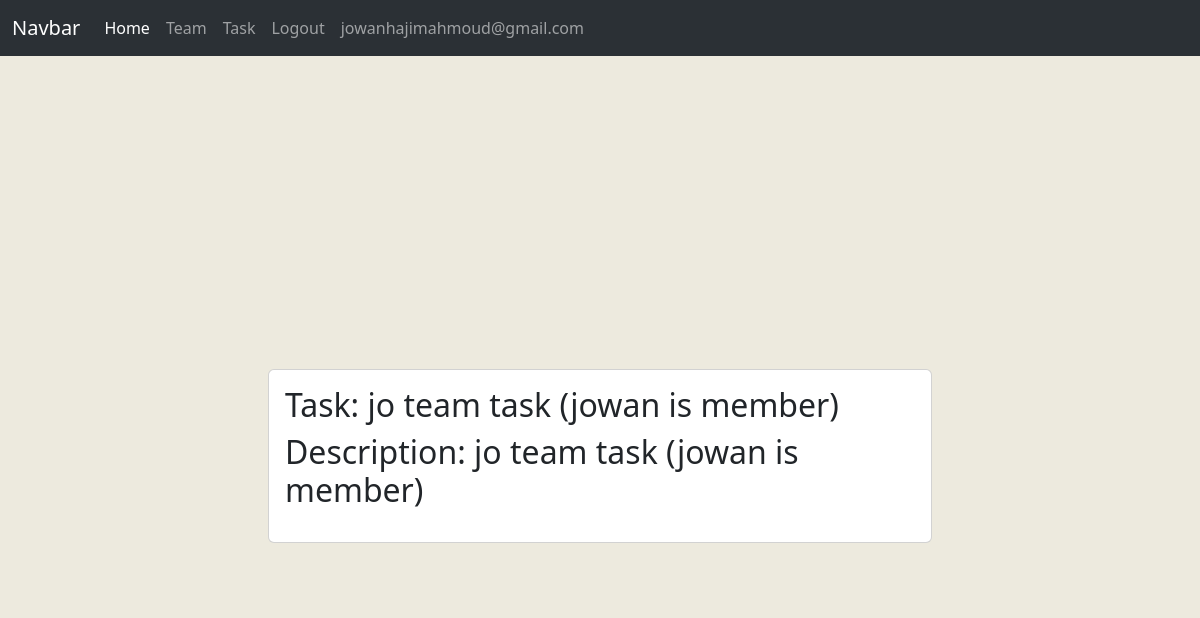
Screenshot of /teams/15/28/team_task_detail (signed in) with the database file from the repository.
### accounts/models.py (models this page shows, shortened)
class CustomUser(AbstractUser):
    username = None
    email = models.EmailField(unique=True ,max_length=254)
    USERNAME_FIELD='email'
    REQUIRED_FIELDS=['first_name','last_name']
    objects = CustomUserManager()

### tasks/models.py (models this page shows, shortened)
class Task(models.Model):
    title = models.CharField(max_length=255,blank=False , null=False )
    description = models.TextField()
    user = models.ForeignKey(CustomUser,on_delete=models.CASCADE)
    created_at=models.DateTimeField(_("Created at"),auto_now_add=True)
    updated_at = models.DateTimeField(_("Updated at"), auto_now=True)
    is_done = models.BooleanField(_("Is Done") ,default=False)
    team = models.ForeignKey(Team, verbose_name=_("Team Name"), on_delete=models.CASCADE , blank=True, null=True)

### teams/views.py (the view)
# urls.py: path('<int:team>/<int:pk>/team_task_detail',views.TeamTaskDetail.as_view(),name='team_task_detail'),
class TeamTaskDetail(TaskDetail):
    def dispatch(self, request, *args, **kwargs):
        team = Team.objects.get(pk=kwargs['team'])
        task = Task.objects.get(pk=kwargs['pk'])
        if self.request.user in team.members.all() and task.team == team:
            return super().dispatch(request, *args, **kwargs)
        else:
            raise PermissionDenied

### tasks/mixins.py (called while the page is built)
    def test_func(self):
        obj = self.get_object()
        if obj.team is None:
            return self.request.user == obj.user
        else:
            return self.request.user in obj.team.members.all() or  self.request.user == obj.user

### templates/tasks/task_detail.html (shortened to what this page needs)
{% extends "base.html" %}
{% block content %}
<div class="container">
    <div class="row justify-content-center align-items-center" style="height: 100vh;">
        <div class="col-md-8 p-5" style="background-color: #EDEADE	;">
            <div class="card">
                <div class="card-body">
                    <h2 class="card-title">Task: {{ task.title }} </h2>
                    <h2 class="card-text">Description: {{ task.description }}</h2>
                </div>
            </div>
        </div>
    </div>
</div>
{% endblock content %}

### templates/partials/navbar.html (shortened to what this page needs)
<nav class="navbar navbar-expand-lg bg-body-tertiary" data-bs-theme="dark">
  <div class="container-fluid">
    <a class="navbar-brand" href="#">Navbar</a>
    <div class="collapse navbar-collapse" id="navbarNavDropdown">
      <ul class="navbar-nav">
        <li class="nav-item">
          <a class="nav-link active" aria-current="page" href="{% url "index" %}">Home</a>
        </li>
          {% if user.is_authenticated %}
          <li class="nav-item">
            <a class="nav-link" href="{% url "team_list" %}">Team</a>
          </li>
          <li class="nav-item">
            <a class="nav-link" href="{% url "task_list" %}">Task</a>
          </li>
          {% endif %}
        {% if user.is_authenticated %}
        <li class="nav-item">
          <form action="{% url "users_logout" %}" method="post">
            <button type="submit" class="nav-link">Logout</button>
          </form>
        </li>
        <li class="nav-item">
          <a href="" class="nav-link">{{user.email}}</a>
        </li>
        {% endif %}
      </ul>
    </div>
  </div>
</nav>

### rows the page displays
CustomUser: email "jowanhajimahmoud@gmail.com"
Task: title "jo team task (jowan is member)", description "jo team task (jowan is member)"
